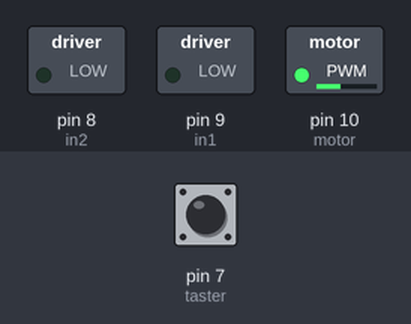
This sketch was run on a simulated Arduino Uno, built with avr-gcc and run on an emulated ATmega328P. Parts: switched loads named in the sketch (green lamp = pin HIGH). The inputs (shaded band) are chosen by the test bench; at power-on: pin 7 (taster) HIGH.

Above: at 1.2 s.
1.3 s: pin 7 (taster) pulled LOW for 0.15 s
At 2.7 s:
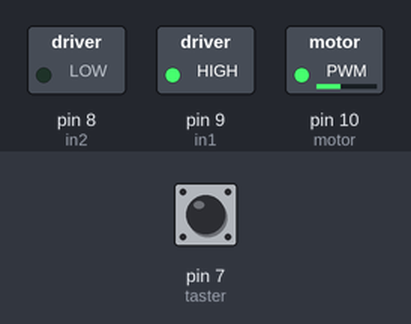
3.0 s: pin 7 (taster) pulled LOW for 3.2 s
At 6.25 s:
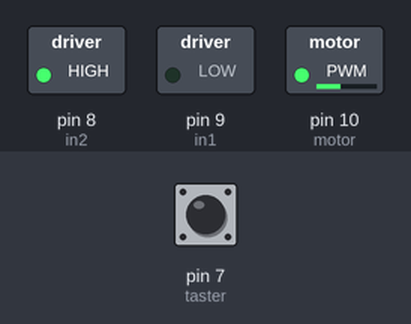
Timing chart, 0 to 23.0 s (numbered marks = the images above; inputs shaded):
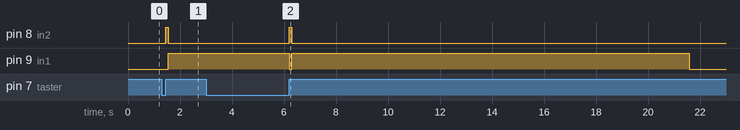

The sketch:

Kugelbahn.ino
```cpp
 /*
Deklaration und Initialisierung der Variablen
*/

int motor = 10;  // Motor-Pin zur Geschwindigkeiteinstellung
int in1 = 9;     // Motor-Pins zur Richtungseinstellung
int in2 = 8;
int taster = 7;  // Taster-Pin
int zeit = 0;    // Zeitvariable

/*
Setup wird einmalig beim Start ausgeführt
*/
void setup() {
  pinMode(motor, OUTPUT);   // Motor ist ein Ausgangs-Pin
  analogWrite(motor, 100);  // Geschwindigkeit: 100 von max. 255 Stufen

  pinMode(in1, OUTPUT);  // Motor-Pins sind Ausgänge
  pinMode(in2, OUTPUT);
  pinMode(taster, INPUT_PULLUP);  // Taster-Pin ist ein Eingang,
                                  // der automatisch auf HIGH gezogen wird.
}

/*
loop wird immer wieder ausgeführt
*/
void loop() {
  if (digitalRead(taster) == LOW) {       // Wenn der Taster gedrückt ist,
    while (digitalRead(taster) == LOW) {  // dann warte, bis der Taster losgelassen wurde
      delay(1);
    }
    digitalWrite(in1,LOW);                // dann soll der Motor zunächst 100 ms rückwärts laufen,
    digitalWrite(in2,HIGH);               // damit evtl. verklemmte Kugeln sich lösen
    delay(100);
    zeit = 15000;                         // und anschließend 15000 ms = 15 Sekunden vorwärts laufen

  }
  if (zeit > 0) {             // Wenn noch Laufzeit übrig ist,
    digitalWrite(in1, HIGH);  // dann soll der Motor laufen
    digitalWrite(in2, LOW);
    zeit = zeit - 1;         // und die Zeit nach unten gezählt werden
  } else {                   // sonst
    digitalWrite(in1, LOW);  // soll der Motor stoppen
    digitalWrite(in2, LOW);
  }
  delay(1);  // 1 ms Pause zwischen den loop-Runden
}
```

Measured:
- after the input at 1.3 s, pin 8 (in2): LOW → HIGH after 0.15 s, → LOW 0.10 s later; pin 9 (in1): LOW → HIGH after 0.25 s
- after the input at 3.0 s, pin 8 (in2): LOW → HIGH after 3.2 s, → LOW 0.10 s later; pin 9 (in1): HIGH → LOW after 3.2 s instead of 13.8 s
